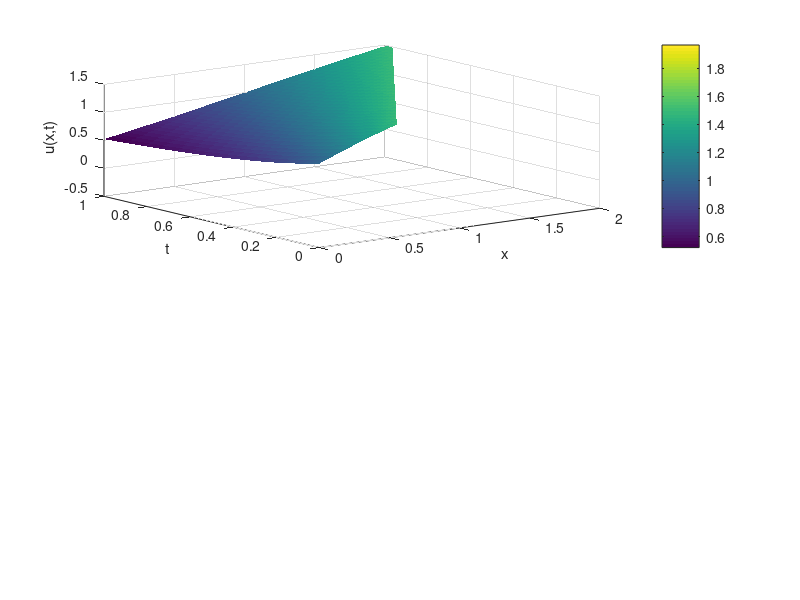

Recreate this plot in MATLAB. (Note: this script raises an error after producing the figure.)
%%% Numerical Burgers Equation Solver Using Characteristics
clear
close all
format long

%% Setting
% Tolerance and max iterations
epsilon = 10^(-7);
maxIt = 10000;

% Time step and final time
k = 0.001;
tf = 1;

% Grid points
a = 0;
b = 2;
M = 40;

% Initial condition
u0 = @(x) 1 + tanh(x);
u0p = @(x) sech(x).^2;

% Characteristic equation
f = @(x,x0,t) x0 + u0(x0)*t - x;
ff = @(x0,t) 1 + u0p(x0)*t;

%% Solver
X = linspace(a,b,M);
t = linspace(0,tf,tf/k);
U = zeros(1,M);

% Full solution
totU = zeros(tf/k,M);

% Begin solving
% Time stepper
for k = 1:(tf/k)
	% Solve at each x
	for i = 1:M
		x = X(i);
		
		% Initial guess for newtons method
		x0 = x;

		% Solve characteristic equation using newtons method.
		for j = 0:maxIt
			if abs(f(x,x0,t(k))) <= epsilon
				break
			end
			
			x0 = x0 - f(x,x0,t(k))/ff(x0,t(k));
		end
		
		U(i) = u0(x0);
	end 
	
	plot(X,U)
	pause(0.001)
	totU(k,:) = U;
end
plot(X,U)

[X,T] = meshgrid(X,t);
subplot(2,1,1)
surf(X,T,totU,'EdgeColor','none')
xlim([0 b])
ylim([0 tf])
zlim([-0.5 1.5])
xlabel('x')
ylabel('t')
zlabel('u(x,t)')
c = colorbar;
c.Label.String = 'u(x,t)';
title('Approximate Solution Surface Plot')
subplot(2,1,2)
contourf(X,T,totU,20)
xlim([0 b])
ylim([0 tf])
xlabel('x')
ylabel('t')
c = colorbar
c.Label.String = 'u(x,t)';
colormap gray;
title('Approximate Solution Contour Map')